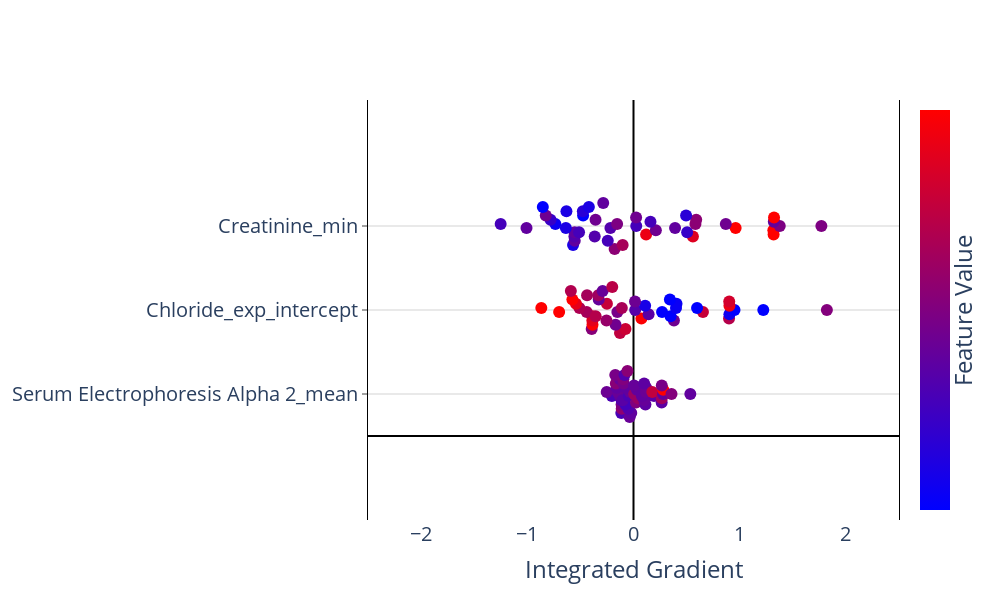

The notebook cell saved with this chart:
### Code cell
import plotly.graph_objects as go
import plotly.express as px

nbins = 10
scale = 0.1
n_features = len(X.columns[svm_set_ranks[selected_run].sorted_features.astype(int)[:svm_set_ranks[selected_run].performance_["num_features"]]].values)
spacing = 2
min_max_IG = 2.5

fig = go.Figure()
fig.update_layout(
    plot_bgcolor='white',
    autosize=False,
    width=1000,
    height=600,
    coloraxis = {'colorscale':'Bluered'},
    xaxis_title = "Integrated Gradient",
)
 
fig.update_xaxes(
    zeroline=True,
    zerolinecolor="black",
    range = [-min_max_IG,min_max_IG]
    )
fig.update_yaxes(
    zeroline=True,
    zerolinecolor="black",
    mirror=True,
    ticks='outside',
    showline=True,
    linecolor='black',
    gridcolor='lightgrey',
    range = [-spacing, spacing*n_features + spacing]
)
 
feature_rank = np.argsort(np.sum(abs(IG),axis=0))
feature_order = feature_rank[(len(feature_rank)-n_features):len(feature_rank)] 

y_val = 1
bin_ids = list(range(nbins))
for f in feature_order:
    bins = np.linspace(IGtable.iloc[:,f].min()*1.1,IGtable.iloc[:,f].max()*1.1,nbins+1)
    ig_bins = pd.cut(IGtable.iloc[:,f], bins=bins, labels=bin_ids)
 
    x_vals = []
    y_vals = []
    f_vals = []
    for bin in bin_ids:
        x_bin_vals = list(IGtable.iloc[ig_bins[ig_bins == bin].index,f].values)
        n_pts = len(x_bin_vals)
        if n_pts > 0:
            x_vals = x_vals + x_bin_vals
            y_vals = y_vals + list(y_val + scale*(np.array(list(range(n_pts)))-(n_pts-1)/2))
            f_vals = f_vals + list(IG_X.iloc[ig_bins[ig_bins == bin].index,f].values)
    fig.add_trace(go.Scatter(
        x = x_vals, 
        y = y_vals,
        mode = 'markers',
        marker = dict(size=12,
                      color = f_vals,
                      coloraxis = "coloraxis",
                     ),
        name=IGtable.columns[f],
    ))
    y_val += spacing
 
 
fig.update_layout(showlegend=False, coloraxis_showscale=True,font=dict(size=20))
fig.update_coloraxes(colorbar_showticklabels=False,
                    colorbar_title=dict(text="Feature Value",side = "right"),
                    cmin = -1, cmax = 1)
fig.update_yaxes(tickvals=[1]+[1 + spacing*i for i in range(1,n_features)], 
                 ticktext=IGtable.columns[feature_order])
 
fig.show()

### Figure 1 — Plotly figure (JSON) as saved in the notebook; plotly's stock layout.template omitted (floating-point values rounded to 4 significant figures)
{"data": [{"marker": {"color": [-0.4121, -0.1513, -0.4266, 0.124, -0.009486, -0.3899, -0.2125, -0.1742, -0.2562, 0.06281, -0.1924, -0.05954, -0.1857, -0.2431, -0.3409, -0.4572, -0.2993, -0.396, -0.1972, -0.2476, -0.08248, 0.009283, -0.3552, 0.07693, 0.01911, 0.1974, 0.2119, -0.2316, -0.1972, -0.2736, -0.2037, -0.2431, -0.1696, -0.1513, -0.2706, -0.292, 0.514, -0.2783, 0.2616, -0.2316, 6.425, -0.05954, 0.03222, -0.2431], "coloraxis": "coloraxis", "size": 12}, "mode": "markers", "name": "Serum Electrophoresis Alpha 2_mean", "type": "scatter", "x": [-0.2038, -0.2523, -0.115, -0.111, -0.1118, -0.1123, -0.1282, -0.1481, -0.1575, -0.1662, -0.1271, -0.1716, -0.03589, -0.02086, -0.04899, -0.0741, -0.1035, -0.04406, -0.03113, -0.07219, -0.09505, -0.09558, -0.08478, -0.05689, 0.02398, 0.04337, 0.006294, 0.03247, 0.00503, 0.1125, 0.1023, 0.07908, 0.1178, 0.1193, 0.1002, 0.193, 0.1772, 0.2651, 0.2663, 0.2782, 0.2803, 0.2663, 0.3578, 0.5352], "y": [0.95, 1.05, 0.55, 0.65, 0.75, 0.85, 0.95, 1.05, 1.15, 1.25, 1.35, 1.45, 0.45, 0.55, 0.65, 0.75, 0.85, 0.95, 1.05, 1.15, 1.25, 1.35, 1.45, 1.55, 0.8, 0.9, 1, 1.1, 1.2, 0.75, 0.85, 0.95, 1.05, 1.15, 1.25, 0.95, 1.05, 0.8, 0.9, 1, 1.1, 1.2, 1, 1]}, {"marker": {"color": [1.541, 1.874, 0.0512, 0.9775, 0.7797, 0.7036, 0.293, 0.3672, 0.8041, 1.588, 0.2938, 0.3865, 0.5022, 0.5936, -0.1199, 0.1801, 0.4096, -0.06482, 0.3201, 0.5419, -0.2056, 0.2448, -0.1898, 0.449, 0.9803, -0.2838, -0.3257, -0.8157, -0.1472, -0.1359, -1.581, -0.9921, -0.9167, -0.9202, -1.73, 0.5519, -1.35, 0.4161, -0.8728, -2.572, 0.8494, 0.6583, -3.165, 0.03012], "coloraxis": "coloraxis", "size": 12}, "mode": "markers", "name": "Chloride_exp_intercept", "type": "scatter", "x": [-0.7001, -0.868, -0.3938, -0.3861, -0.3876, -0.3863, -0.4408, -0.5089, -0.5417, -0.5755, -0.4372, -0.5899, -0.1269, -0.07553, -0.169, -0.2545, -0.3563, -0.1519, -0.1102, -0.2503, -0.3275, -0.3311, -0.2907, -0.2002, 0.0745, 0.1424, 0.01605, 0.1095, 0.01418, 0.3808, 0.3493, 0.2689, 0.4002, 0.4051, 0.343, 0.6537, 0.5987, 0.8995, 0.9032, 0.9512, 0.9035, 0.9015, 1.222, 1.821], "y": [2.95, 3.05, 2.55, 2.65, 2.75, 2.85, 2.95, 3.05, 3.15, 3.25, 3.35, 3.45, 2.45, 2.55, 2.65, 2.75, 2.85, 2.95, 3.05, 3.15, 3.25, 3.35, 3.45, 3.55, 2.8, 2.9, 3, 3.1, 3.2, 2.75, 2.85, 2.95, 3.05, 3.15, 3.25, 2.95, 3.05, 2.8, 2.9, 3, 3.1, 3.2, 3, 3]}, {"marker": {"color": [-0.2403, -0.4583, -0.7853, -0.2403, -0.3493, -0.2403, -0.7853, -0.8943, -0.5673, -0.1313, -0.7853, -1.112, 0.08671, 0.3047, -0.4583, -0.3493, -0.4583, -0.3493, -0.0223, -0.1313, -1.003, -0.6763, -0.7853, -0.2403, 0.8497, -0.1313, -0.4583, -0.4583, -0.1313, 0.7407, -0.5673, -0.2403, 0.08671, 0.08671, -0.6763, 1.94, -0.1313, 2.376, 1.068, -0.0223, -0.2403, 2.485, -0.0223, 4.12], "coloraxis": "coloraxis", "size": 12}, "mode": "markers", "name": "Creatinine_min", "type": "scatter", "x": [-1.008, -1.251, -0.5692, -0.5533, -0.5565, -0.5547, -0.6368, -0.7357, -0.781, -0.826, -0.6314, -0.8538, -0.1777, -0.1021, -0.2424, -0.3653, -0.5127, -0.2172, -0.1543, -0.3573, -0.4745, -0.4771, -0.4204, -0.2851, 0.1187, 0.2103, 0.02577, 0.1598, 0.02446, 0.5594, 0.5051, 0.3912, 0.5832, 0.5903, 0.4951, 0.9615, 0.8695, 1.319, 1.317, 1.377, 1.321, 1.323, 1.769, 2.661], "y": [4.95, 5.05, 4.55, 4.65, 4.75, 4.85, 4.95, 5.05, 5.15, 5.25, 5.35, 5.45, 4.45, 4.55, 4.65, 4.75, 4.85, 4.95, 5.05, 5.15, 5.25, 5.35, 5.45, 5.55, 4.8, 4.9, 5, 5.1, 5.2, 4.75, 4.85, 4.95, 5.05, 5.15, 5.25, 4.95, 5.05, 4.8, 4.9, 5, 5.1, 5.2, 5, 5]}], "layout": {"autosize": false, "coloraxis": {"cmax": 1, "cmin": -1, "colorbar": {"showticklabels": false, "title": {"side": "right", "text": "Feature Value"}}, "colorscale": [[0, "rgb(0,0,255)"], [1, "rgb(255,0,0)"]], "showscale": true}, "font": {"size": 20}, "height": 600, "plot_bgcolor": "white", "showlegend": false, "width": 1000, "xaxis": {"range": [-2.5, 2.5], "title": {"text": "Integrated Gradient"}, "type": "linear", "zeroline": true, "zerolinecolor": "black"}, "yaxis": {"gridcolor": "lightgrey", "linecolor": "black", "mirror": true, "range": [-2, 8], "showline": true, "ticks": "outside", "ticktext": ["Serum Electrophoresis Alpha 2_mean", "Chloride_exp_intercept", "Creatinine_min"], "tickvals": [1, 3, 5], "type": "linear", "zeroline": true, "zerolinecolor": "black"}}}
